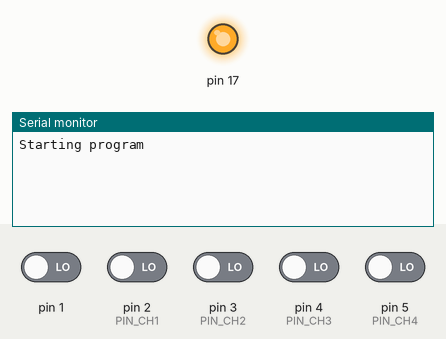
Simulated run of this sketch. Board: Arduino Micro, built with avr-gcc and run on an emulated ATmega32U4. Shown: output pins drawn as LEDs (lit = HIGH), the last lines printed to the serial monitor. Inputs (shaded band) come from the test bench; at power-on: pin 1, pin 2 (PIN_CH1), pin 3 (PIN_CH2), pin 4 (PIN_CH3), pin 5 (PIN_CH4) LOW. USB keyboard and mouse output is not drawn.

Above: at 1.2 s.
1.3 s: pin 2 (PIN_CH1) driven HIGH
At 2.3 s:
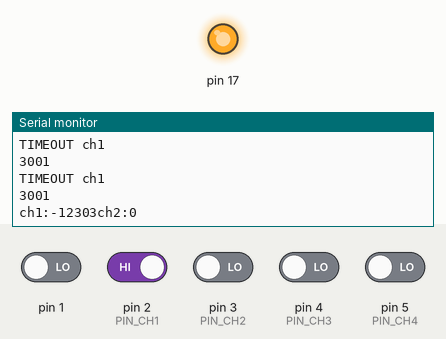
2.8 s: pin 2 (PIN_CH1) driven LOW and pin 4 (PIN_CH3) driven HIGH
At 5.1 s:
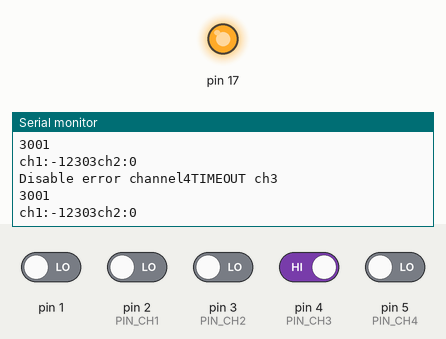

The sketch:

Servo2Joy.ino
```cpp
// Program used to test the USB Joystick object on the
// Arduino Leonardo or Arduino Micro.
//
// Matthew Heironimus
// 2015-03-28
// Updated on 2015-11-18 to use the new Joystick library written for version 1.6.6.
//------------------------------------------------------------

#include "Joystick.h"

#define PIN_CH1 2
#define PIN_CH2 3
#define PIN_CH3 4
#define PIN_CH4 5

/*Joystick_ Joystick(JOYSTICK_DEFAULT_REPORT_ID,
  JOYSTICK_TYPE_MULTI_AXIS, 4, 0,
  false, false, false, false, false, false,
  false, false, true, true, true);*/

Joystick_ Joystick(JOYSTICK_DEFAULT_REPORT_ID,JOYSTICK_TYPE_GAMEPAD,
  2, 0,                  // Button Count, Hat Switch Count
  true, true, false,     // X and Y, but no Z Axis
  false, false, false,   // No Rx, Ry, or Rz
  false, false,          // No rudder or throttle
  false, false, false);  // No accelerator, brake, or steering

// Set to true to test "Auto Send" mode or false to test "Manual Send" mode.
//const bool testAutoSendMode = true;
const bool testAutoSendMode = false;

const unsigned long gcCycleDelta = 1000;
const unsigned long gcAnalogDelta = 25;
const unsigned long gcButtonDelta = 500;
unsigned long gNextTime = 0;
unsigned int gCurrentStep = 0;

int flippflopp = 1500;
int ch1Value;
int ch2Value;
int ch3Value;
int ch4Value;

bool mode;
long lastTimeBlink;

bool chWorking[10] = {true, true, true, true, true, true, true, true, true, true};
int chErrors[10];

int banan;
long timerstart;
bool ch1Running = false;
bool ch2Running = false;
bool ch3Running = false;
bool ch4Running = false;
bool ch1NewValue = false;
bool ch2NewValue = false;
bool ch3NewValue = false;
bool ch4NewValue = false;
long temp1;
long temp2;
long temp3;
long temp4;
int updates = 0;

bool readChannel(int ch) {
  if (chWorking[ch] ) {
    return digitalRead(ch);
  } else {
    return false;
  }
}

void reportErrorCh(int ch) {
  chErrors[ch]++;
  if ( chErrors[ch]>100) {
    chWorking[ch] = false;
    chErrors[ch] = 200;
    Serial.print("Disable error channel");
    Serial.print(ch);
  }
}
int readLoop() {
  timerstart = micros();
  ch1Running = false;
  ch2Running = false;
  ch3Running = false;
  ch4Running = false;
  ch1NewValue = false;
  ch2NewValue = false;
  ch3NewValue = false;
  ch4NewValue = false;


  if (digitalRead(PIN_CH1) ) {
    ch1Running = true;
    ch1NewValue = true;
  }
  if (digitalRead(PIN_CH2) ) {
    ch2Running = true;
    ch2NewValue = true;
  }
  if (readChannel(PIN_CH3) ) {
    ch3Running = true;
    ch3NewValue = true;
  }
  if (readChannel(PIN_CH4) ) {
    ch4Running = true;
    ch4NewValue = true;
  }
  long micro = 0;
  while( ch1Running || ch2Running || ch3Running || ch4Running) {
    micro++;

    if (((PIND & _BV (1)) == 0) && ch1Running) {
      temp1 = micros();
      ch1Running = false;
    }
    if (((PIND & _BV (0)) == 0) && ch2Running) {
      temp2 = micros();
      ch2Running = false;
    }

    //40 steg med digitalRead ((PIND & _BV (1)) == 0)
    if (((PIND & _BV (4)) == 0) && ch3Running) {
      temp3 = micros();
      ch3Running = false;
    }
    if (((PINC & _BV (6)) == 0) && ch4Running) {
      temp4 = micros();
      ch4Running = false;
    }

    if (micro > 3000) {
      temp1 = micro;
      temp2 = micro;
      //Serial.println("TIMEOUT");
      if ( ch1Running ) {
        ch1NewValue = true;
        Serial.println("TIMEOUT ch1");
      }
      if ( ch2Running ) {
        ch2NewValue = true;
        Serial.println("TIMEOUT ch2");
      }
      if ( ch3Running ) {
        ch3NewValue = false;
        reportErrorCh(PIN_CH3);
        Serial.println("TIMEOUT ch3");
      }
      if ( ch4Running ) {
        ch4NewValue = false;
        reportErrorCh(PIN_CH4);
        Serial.println("TIMEOUT ch4");
      }
      break;
    }
  }
  Serial.println(micro);
  if (ch1NewValue) {
    ch1Value = temp1 - timerstart;
    updates++;
  }
  if (ch2NewValue) {
    ch2Value = temp2 - timerstart;
    updates++;
  }
  if (ch3NewValue) {
    ch3Value = temp3 - timerstart;
    updates++;
  }
  if (ch4NewValue) {
    ch4Value = temp4 - timerstart;
    updates++;
  }
}

bool readServoParalell() {


  //Serial.println("begin");
  // Check if there is an ongoing command and wait for it to end
  if (readChannel(PIN_CH1) || readChannel(PIN_CH2) || readChannel(PIN_CH3) || readChannel(PIN_CH4)) {
    //Serial.println("Wait command to end");
    while(readChannel(PIN_CH1) || readChannel(PIN_CH2 || readChannel(PIN_CH3) || readChannel(PIN_CH4)) ){

      banan++;
    }
  }
  //Serial.println("Wait for next command");
  // Wait for next command
  while(!readChannel(PIN_CH1) && !readChannel(PIN_CH2) && !readChannel(PIN_CH3) && !readChannel(PIN_CH4)){

    banan++;
  }
  readLoop();


  if (updates == 1) {

      if (readChannel(PIN_CH1) || readChannel(PIN_CH2) || readChannel(PIN_CH3) || readChannel(PIN_CH4) ) {
        //Serial.println("Direct message after previus 1");
        readLoop();
        if (readChannel(PIN_CH1) || readChannel(PIN_CH2) || readChannel(PIN_CH3) || readChannel(PIN_CH4) ) {
          //Serial.println("Direct message after previus 2");
          readLoop();
          if (readChannel(PIN_CH1) || readChannel(PIN_CH2) || readChannel(PIN_CH3) || readChannel(PIN_CH4) ) {
            //Serial.println("Direct message after previus 3");
            readLoop();

          }
        }
        return false;
      }


    return true;
  }
  return false;
  /*Serial.print("ch1");
  Serial.println(ch1Value);
  Serial.print("ch2");
  Serial.println(ch2Value);*/

}


void setup() {
  pinMode(PIN_CH1, INPUT);
  pinMode(PIN_CH2, INPUT);
  pinMode(PIN_CH3, INPUT);
  pinMode(PIN_CH4, INPUT);

  Joystick.setXAxisRange(0, 3000);
  Joystick.setYAxisRange(0, 3000);

  if (testAutoSendMode)
  {
    Joystick.begin();
  }
  else
  {
    Joystick.begin(false);
  }
  lastTimeBlink = millis();


  Serial.begin(115200);
  Serial.println("Starting program");
  pinMode( LED_BUILTIN_RX, OUTPUT);
  digitalWrite(LED_BUILTIN_RX,HIGH);
}


long updateRate;
long lastTimeBlink2;
bool blinkstate;
int blinkcounter;
long btimer;
bool error = false;
int firsttime = 0;

void blink() {
  blinkcounter++;
  if (blinkcounter > 50) {
    blinkcounter = 0;
    blinkstate = !blinkstate;
    //digitalWrite(LED_BUILTIN_RX,blinkstate);
    if (blinkstate) {
      TXLED1;
    } else {
      TXLED0;
    }

  }

}

void loop() {

  //readServo();
  //benchTest();
  updates = 0;
  bool tryagain = readServoParalell();

  while (tryagain) {
    //Serial.println("read again");
    tryagain = readServoParalell();

  }
  Serial.print("ch1:");
  Serial.print(ch1Value);
  Serial.print("ch2:");
  Serial.println(ch2Value);
  btimer = micros();
  Joystick.setXAxis(ch1Value);
  Joystick.setYAxis(ch2Value);
  if (ch3Value>1600) {
    Joystick.setButton(0, true);
  } else {
    Joystick.setButton(0, false);
  }
  if (ch4Value>1600) {
    Joystick.setButton(1, true);
  } else {
    Joystick.setButton(1, false);
  }
  Joystick.sendState();
  btimer = micros() - btimer;
  if (btimer>1000) {
    digitalWrite(LED_BUILTIN_RX,error);
    error = !error;
  }
  blink();
  if(firsttime<100 && btimer < 1000) {
    digitalWrite(LED_BUILTIN_RX,HIGH);
    firsttime++;
  }
  //Serial.print("sendState");
  //Serial.println(btimer);


}
```

Measured:
- after the input at 1.3 s, the serial monitor: prints a new line at once (image 1)
- after the input at 2.8 s, the serial monitor: prints a new line at once (image 2)
